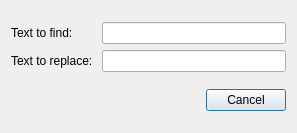
<?xml version="1.0" encoding="UTF-8"?>
<ui version="4.0">
 <class>ReplaceDialog</class>
 <widget class="QDialog" name="ReplaceDialog">
  <property name="geometry">
   <rect>
    <x>0</x>
    <y>0</y>
    <width>297</width>
    <height>133</height>
   </rect>
  </property>
  <property name="windowTitle">
   <string>Dialog</string>
  </property>
  <layout class="QVBoxLayout" name="verticalLayout">
   <item>
    <layout class="QGridLayout" name="gridLayout">
     <item row="0" column="0">
      <widget class="QLabel" name="label">
       <property name="text">
        <string>Text to find:</string>
       </property>
      </widget>
     </item>
     <item row="0" column="1">
      <widget class="QLineEdit" name="txtFind"/>
     </item>
     <item row="1" column="0">
      <widget class="QLabel" name="label_2">
       <property name="text">
        <string>Text to replace: </string>
       </property>
      </widget>
     </item>
     <item row="1" column="1">
      <widget class="QLineEdit" name="txtReplace"/>
     </item>
    </layout>
   </item>
   <item>
    <widget class="QDialogButtonBox" name="buttonBox">
     <property name="orientation">
      <enum>Qt::Horizontal</enum>
     </property>
     <property name="standardButtons">
      <set>QDialogButtonBox::Cancel</set>
     </property>
    </widget>
   </item>
  </layout>
 </widget>
 <resources/>
 <connections>
  <connection>
   <sender>buttonBox</sender>
   <signal>accepted()</signal>
   <receiver>ReplaceDialog</receiver>
   <slot>accept()</slot>
   <hints>
    <hint type="sourcelabel">
     <x>248</x>
     <y>254</y>
    </hint>
    <hint type="destinationlabel">
     <x>157</x>
     <y>274</y>
    </hint>
   </hints>
  </connection>
  <connection>
   <sender>buttonBox</sender>
   <signal>rejected()</signal>
   <receiver>ReplaceDialog</receiver>
   <slot>reject()</slot>
   <hints>
    <hint type="sourcelabel">
     <x>316</x>
     <y>260</y>
    </hint>
    <hint type="destinationlabel">
     <x>286</x>
     <y>274</y>
    </hint>
   </hints>
  </connection>
 </connections>
</ui>
